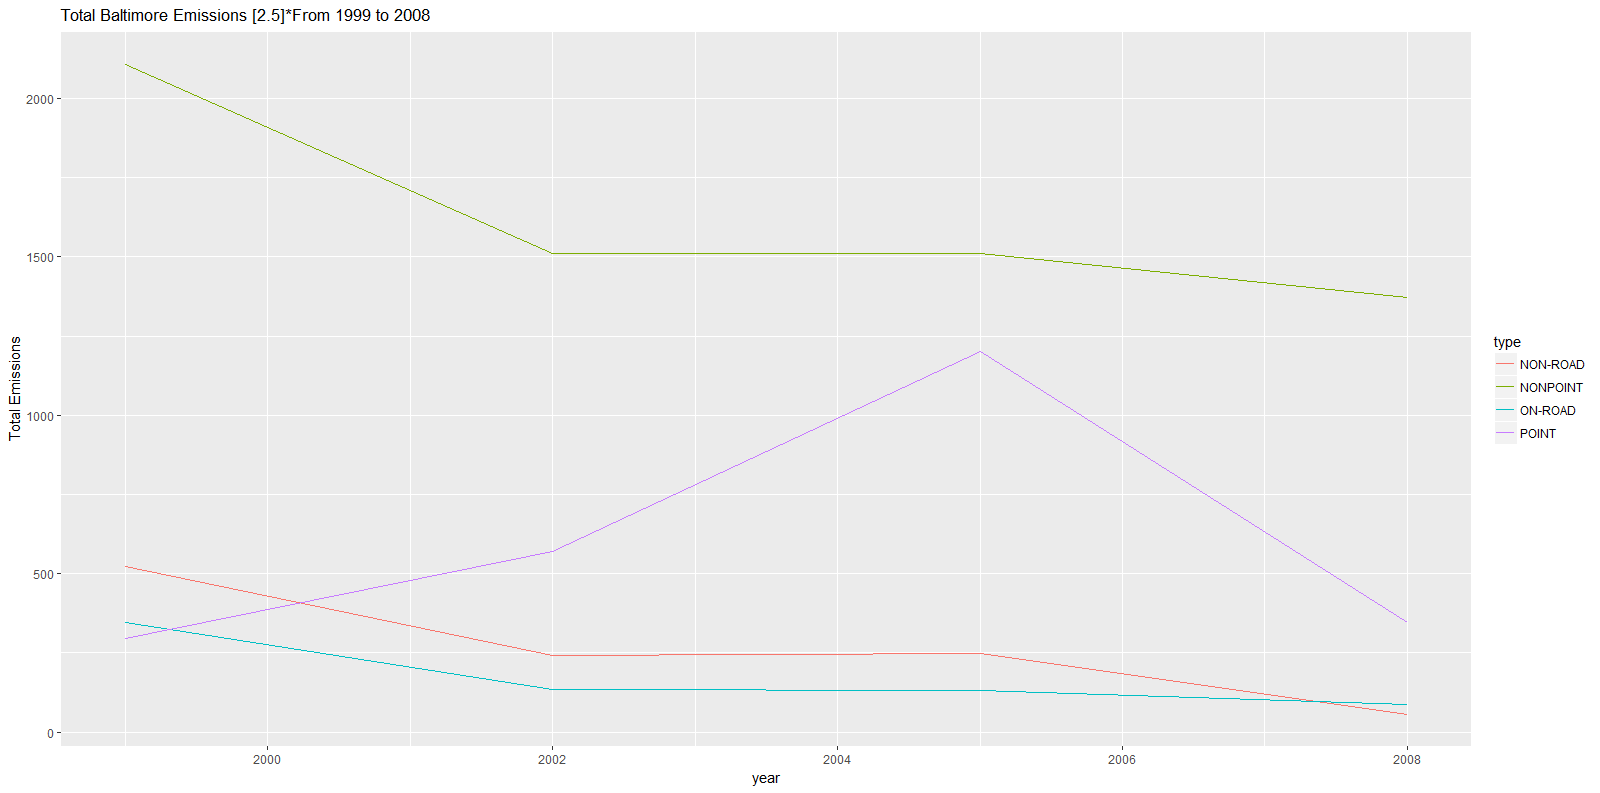

Reproduce this figure in R.
baltYrTypEmm <- aggregate(Emissions ~ year+ type, baltdata, sum)
chart <- ggplot(baltYrTypEmm, aes(year, Emissions, color = type))
chart <- chart + geom_line() +
  xlab("year") +
  ylab(expression('Total Emissions')) +
  ggtitle('Total Baltimore Emissions [2.5]*From 1999 to 2008')
print(chart)
